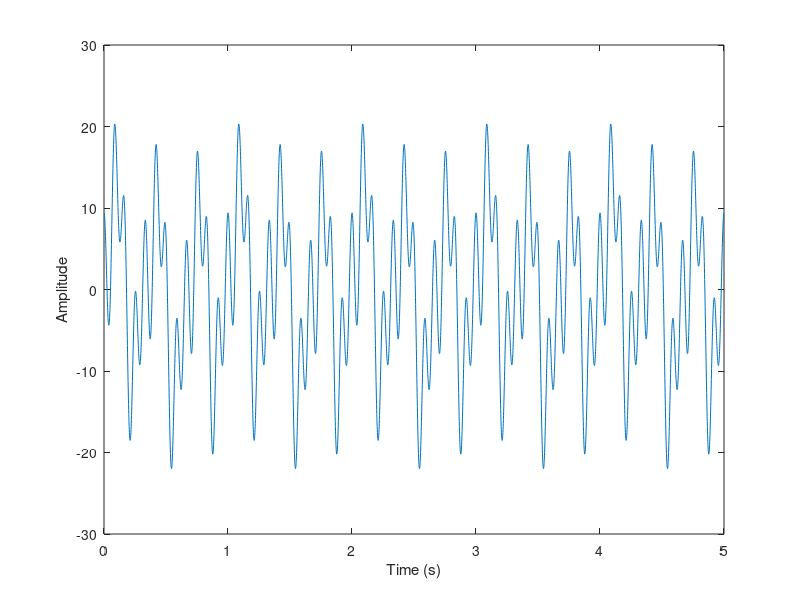

MATLAB code to generate this figure:
time = 0:0.001:5;
## n = length(time);

frequency = [3 1 6 12];
amplitude = [10 2 5 8];
phase_angle = [0 pi/4 -pi pi/2];
sinwave = @(a,f,p) a*sin(2*pi*f*time+p);

swave = sum(cell2mat(arrayfun(sinwave,amplitude,frequency,phase_angle,"UniformOutput",false)'));
size(swave)
clf                             
plot(time,swave)
xlabel('Time (s)')
ylabel('Amplitude')
  
